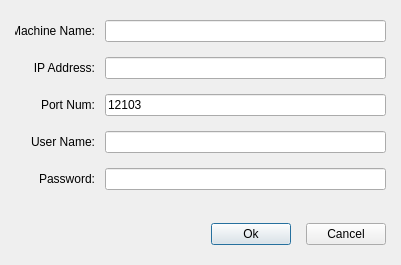
<?xml version="1.0" encoding="UTF-8"?>
<ui version="4.0">
 <class>ServerDlg</class>
 <widget class="QDialog" name="ServerDlg">
  <property name="geometry">
   <rect>
    <x>0</x>
    <y>0</y>
    <width>401</width>
    <height>265</height>
   </rect>
  </property>
  <property name="windowTitle">
   <string>Server</string>
  </property>
  <layout class="QGridLayout" name="gridLayout">
   <property name="leftMargin">
    <number>15</number>
   </property>
   <property name="topMargin">
    <number>20</number>
   </property>
   <property name="rightMargin">
    <number>15</number>
   </property>
   <property name="bottomMargin">
    <number>20</number>
   </property>
   <property name="spacing">
    <number>15</number>
   </property>
   <item row="0" column="0">
    <layout class="QHBoxLayout" name="horizontalLayout">
     <property name="spacing">
      <number>10</number>
     </property>
     <item>
      <widget class="QLabel" name="lblMachineName">
       <property name="minimumSize">
        <size>
         <width>80</width>
         <height>0</height>
        </size>
       </property>
       <property name="maximumSize">
        <size>
         <width>80</width>
         <height>16777215</height>
        </size>
       </property>
       <property name="text">
        <string>Machine Name:</string>
       </property>
       <property name="alignment">
        <set>Qt::AlignRight|Qt::AlignTrailing|Qt::AlignVCenter</set>
       </property>
      </widget>
     </item>
     <item>
      <widget class="QLineEdit" name="editMachineName"/>
     </item>
    </layout>
   </item>
   <item row="7" column="0">
    <layout class="QHBoxLayout" name="horizontalLayout_5">
     <item>
      <spacer name="horizontalSpacer">
       <property name="orientation">
        <enum>Qt::Horizontal</enum>
       </property>
       <property name="sizeHint" stdset="0">
        <size>
         <width>40</width>
         <height>20</height>
        </size>
       </property>
      </spacer>
     </item>
     <item>
      <widget class="QPushButton" name="btnOk">
       <property name="text">
        <string>Ok</string>
       </property>
      </widget>
     </item>
     <item>
      <widget class="QPushButton" name="btnCancel">
       <property name="text">
        <string>Cancel</string>
       </property>
      </widget>
     </item>
    </layout>
   </item>
   <item row="1" column="0">
    <layout class="QHBoxLayout" name="horizontalLayout_2">
     <property name="spacing">
      <number>10</number>
     </property>
     <item>
      <widget class="QLabel" name="lblIpAddress">
       <property name="minimumSize">
        <size>
         <width>80</width>
         <height>0</height>
        </size>
       </property>
       <property name="maximumSize">
        <size>
         <width>80</width>
         <height>16777215</height>
        </size>
       </property>
       <property name="text">
        <string>IP Address:</string>
       </property>
       <property name="alignment">
        <set>Qt::AlignRight|Qt::AlignTrailing|Qt::AlignVCenter</set>
       </property>
      </widget>
     </item>
     <item>
      <widget class="QLineEdit" name="editIpAddress"/>
     </item>
    </layout>
   </item>
   <item row="3" column="0">
    <layout class="QHBoxLayout" name="horizontalLayout_3">
     <property name="spacing">
      <number>10</number>
     </property>
     <item>
      <widget class="QLabel" name="lblUserName">
       <property name="minimumSize">
        <size>
         <width>80</width>
         <height>0</height>
        </size>
       </property>
       <property name="maximumSize">
        <size>
         <width>80</width>
         <height>16777215</height>
        </size>
       </property>
       <property name="text">
        <string>User Name:</string>
       </property>
       <property name="alignment">
        <set>Qt::AlignRight|Qt::AlignTrailing|Qt::AlignVCenter</set>
       </property>
      </widget>
     </item>
     <item>
      <widget class="QLineEdit" name="editUserName"/>
     </item>
    </layout>
   </item>
   <item row="6" column="0">
    <spacer name="verticalSpacer">
     <property name="orientation">
      <enum>Qt::Vertical</enum>
     </property>
     <property name="sizeHint" stdset="0">
      <size>
       <width>20</width>
       <height>24</height>
      </size>
     </property>
    </spacer>
   </item>
   <item row="4" column="0">
    <layout class="QHBoxLayout" name="horizontalLayout_4">
     <property name="spacing">
      <number>10</number>
     </property>
     <item>
      <widget class="QLabel" name="lblPassword">
       <property name="minimumSize">
        <size>
         <width>80</width>
         <height>0</height>
        </size>
       </property>
       <property name="maximumSize">
        <size>
         <width>80</width>
         <height>16777215</height>
        </size>
       </property>
       <property name="text">
        <string>Password:</string>
       </property>
       <property name="alignment">
        <set>Qt::AlignRight|Qt::AlignTrailing|Qt::AlignVCenter</set>
       </property>
      </widget>
     </item>
     <item>
      <widget class="QLineEdit" name="editPassword"/>
     </item>
    </layout>
   </item>
   <item row="2" column="0">
    <layout class="QHBoxLayout" name="horizontalLayout_6">
     <property name="spacing">
      <number>10</number>
     </property>
     <item>
      <widget class="QLabel" name="lblPortNum">
       <property name="minimumSize">
        <size>
         <width>80</width>
         <height>0</height>
        </size>
       </property>
       <property name="maximumSize">
        <size>
         <width>80</width>
         <height>16777215</height>
        </size>
       </property>
       <property name="text">
        <string>Port Num:</string>
       </property>
       <property name="alignment">
        <set>Qt::AlignRight|Qt::AlignTrailing|Qt::AlignVCenter</set>
       </property>
      </widget>
     </item>
     <item>
      <widget class="QLineEdit" name="editPort">
       <property name="text">
        <string>12103</string>
       </property>
      </widget>
     </item>
    </layout>
   </item>
  </layout>
 </widget>
 <tabstops>
  <tabstop>editMachineName</tabstop>
  <tabstop>editIpAddress</tabstop>
  <tabstop>editPort</tabstop>
  <tabstop>editUserName</tabstop>
  <tabstop>editPassword</tabstop>
  <tabstop>btnOk</tabstop>
  <tabstop>btnCancel</tabstop>
 </tabstops>
 <resources/>
 <connections/>
</ui>
